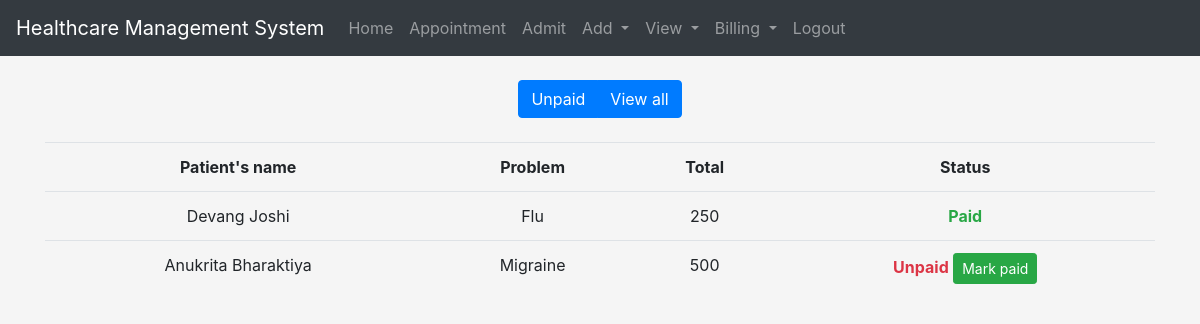
The app's page /appointment-billing.php (signed in) with its own data.
### tables this page shows
CREATE TABLE `billing` (
  `advance` int(11) DEFAULT NULL,
  `status` int(10) DEFAULT '0',
  `room_charges` int(11) NOT NULL,
  `total` int(11) DEFAULT NULL,
  `appointment_id` int(11) DEFAULT NULL,
  `admit_id` int(11) DEFAULT NULL
);

CREATE TABLE `patient` (
  `id` int(11) NOT NULL,
  `name` varchar(255) NOT NULL,
  `sex` varchar(10) NOT NULL,
  `dob` date NOT NULL,
  `phone` varchar(10) NOT NULL,
  `blood_group` varchar(10) NOT NULL,
  `staff_id` int(11) NOT NULL
);

CREATE TABLE `doc_appointment` (
  `id` int(11) NOT NULL,
  `symptom` varchar(255) NOT NULL,
  `date` date NOT NULL,
  `time` varchar(255) NOT NULL,
  `patient_id` int(11) NOT NULL,
  `department_id` int(11) NOT NULL,
  `doctor_id` int(11) NOT NULL
);

### appointment-billing.php (the view, shortened to what this page needs)
<?php
include_once("helpers/db.php");
include("inc/header.php");
?>
<link rel="stylesheet" href="assets/css/custom.css">
</head>
<body class="text-center">
<?php include("inc/menu.php"); ?>
<div class="container">
 <br>
  <div class="btn-group" role="group">
  <a href="?viewunpaid=0" class="btn btn-primary">Unpaid</a>
  <a href="?viewunpaid=1" class="btn btn-primary">View all</a>
    </div><br><br>
    <table class="table">
        <tr>
            <th>Patient's name</th>
            <th>Problem</th>
            <th>Total</th>
            <th>Status</th>
        </tr>
        <?php
            if(isset($_GET['viewunpaid']) and $_GET['viewunpaid']==0){
                $query = "SELECT * FROM billing where status=0 and appointment_id is not NULL";
            } else{
                $query = "SELECT * FROM billing where appointment_id is not NULL";
            }
        $query_run=mysqli_query($con,$query);
        while($data = mysqli_fetch_array($query_run)){
            $app_id = $data['appointment_id'];
            $patient = mysqli_fetch_array(mysqli_query($con,"SELECT patient_id,symptom FROM doc_appointment where id=$app_id"));
            $patient_id = $patient['patient_id'];
            $total = $data['total'];
            $problem = $patient['symptom'];
            $status = $data['status'];
            $pquery = mysqli_query($con,"select name from patient where id=$patient_id");
            $patient_data = mysqli_fetch_array($pquery);
            ?>
            <tr>
                <td><?php echo $patient_data['name'];?></td>
                <td><?php echo $problem; ?></td>
                <td><?php echo $total;?></td>
                <td><?php if($status==0){ echo "<span class='text-danger'><b>Unpaid</b></span> <a href='appointment-billing.php?markPaid=$app_id' class='btn btn-success btn-sm'>Mark paid</a>"; }else{ echo "<span class='text-success'><b>Paid</b></span>";} ?> </td>
            </tr>
            <?php
        }
        ?>
    </table>
</div>
<?php
include_once("inc/footer.php");
?>

### assets/css/custom.css (style rules this page uses)
html, body { height: 100%; }
body { align-items: center; padding-bottom: 40px; background-color: #f5f5f5; }

### records on screen
billing: patient.name "Devang Joshi", appointment.symptom "Flu", total "250", status "Paid"
billing: patient.name "Anukrita Bharaktiya", appointment.symptom "Migraine", total "500"
